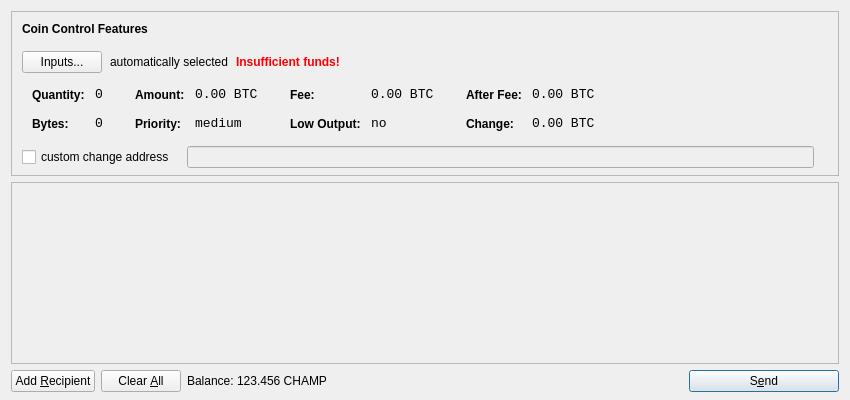
<?xml version="1.0" encoding="UTF-8"?>
<ui version="4.0">
 <class>SendCoinsDialog</class>
 <widget class="QDialog" name="SendCoinsDialog">
  <property name="geometry">
   <rect>
    <x>0</x>
    <y>0</y>
    <width>850</width>
    <height>400</height>
   </rect>
  </property>
  <property name="windowTitle">
   <string>Send Coins</string>
  </property>
  <layout class="QVBoxLayout" name="verticalLayout" stretch="0,1,0">
   <property name="bottomMargin">
    <number>8</number>
   </property>
   <item>
    <widget class="QFrame" name="frameCoinControl">
     <property name="sizePolicy">
      <sizepolicy hsizetype="Expanding" vsizetype="Expanding">
       <horstretch>0</horstretch>
       <verstretch>0</verstretch>
      </sizepolicy>
     </property>
     <property name="maximumSize">
      <size>
       <width>16777215</width>
       <height>16777215</height>
      </size>
     </property>
     <property name="frameShape">
      <enum>QFrame::StyledPanel</enum>
     </property>
     <property name="frameShadow">
      <enum>QFrame::Sunken</enum>
     </property>
     <layout class="QVBoxLayout" name="verticalLayoutCoinControl2">
      <property name="spacing">
       <number>-1</number>
      </property>
      <property name="leftMargin">
       <number>0</number>
      </property>
      <property name="topMargin">
       <number>0</number>
      </property>
      <property name="rightMargin">
       <number>0</number>
      </property>
      <property name="bottomMargin">
       <number>6</number>
      </property>
      <item>
       <layout class="QVBoxLayout" name="verticalLayoutCoinControl" stretch="0,0,0,0,1">
        <property name="spacing">
         <number>0</number>
        </property>
        <property name="leftMargin">
         <number>10</number>
        </property>
        <property name="topMargin">
         <number>10</number>
        </property>
        <item>
         <layout class="QHBoxLayout" name="horizontalLayoutCoinControl1">
          <property name="bottomMargin">
           <number>15</number>
          </property>
          <item>
           <widget class="QLabel" name="labelCoinControlFeatures">
            <property name="sizePolicy">
             <sizepolicy hsizetype="Preferred" vsizetype="Maximum">
              <horstretch>0</horstretch>
              <verstretch>0</verstretch>
             </sizepolicy>
            </property>
            <property name="font">
             <font>
              <weight>75</weight>
              <bold>true</bold>
             </font>
            </property>
            <property name="styleSheet">
             <string notr="true">font-weight:bold;</string>
            </property>
            <property name="text">
             <string>Coin Control Features</string>
            </property>
           </widget>
          </item>
         </layout>
        </item>
        <item>
         <layout class="QHBoxLayout" name="horizontalLayoutCoinControl2" stretch="0,0,0,0">
          <property name="spacing">
           <number>8</number>
          </property>
          <property name="bottomMargin">
           <number>10</number>
          </property>
          <item>
           <widget class="QPushButton" name="pushButtonCoinControl">
            <property name="styleSheet">
             <string notr="true"/>
            </property>
            <property name="text">
             <string>Inputs...</string>
            </property>
           </widget>
          </item>
          <item>
           <widget class="QLabel" name="labelCoinControlAutomaticallySelected">
            <property name="text">
             <string>automatically selected</string>
            </property>
            <property name="margin">
             <number>5</number>
            </property>
           </widget>
          </item>
          <item>
           <widget class="QLabel" name="labelCoinControlInsuffFunds">
            <property name="font">
             <font>
              <weight>75</weight>
              <bold>true</bold>
             </font>
            </property>
            <property name="styleSheet">
             <string notr="true">color:red;font-weight:bold;</string>
            </property>
            <property name="text">
             <string>Insufficient funds!</string>
            </property>
            <property name="margin">
             <number>5</number>
            </property>
           </widget>
          </item>
          <item>
           <spacer name="horizontalSpacerCoinControl">
            <property name="orientation">
             <enum>Qt::Horizontal</enum>
            </property>
            <property name="sizeHint" stdset="0">
             <size>
              <width>40</width>
              <height>1</height>
             </size>
            </property>
           </spacer>
          </item>
         </layout>
        </item>
        <item>
         <widget class="QWidget" name="widgetCoinControl" native="true">
          <property name="sizePolicy">
           <sizepolicy hsizetype="Preferred" vsizetype="Preferred">
            <horstretch>0</horstretch>
            <verstretch>0</verstretch>
           </sizepolicy>
          </property>
          <property name="minimumSize">
           <size>
            <width>0</width>
            <height>0</height>
           </size>
          </property>
          <property name="styleSheet">
           <string notr="true"/>
          </property>
          <layout class="QHBoxLayout" name="horizontalLayoutCoinControl5">
           <property name="margin">
            <number>0</number>
           </property>
           <item>
            <layout class="QHBoxLayout" name="horizontalLayoutCoinControl3" stretch="0,0,0,1">
             <property name="spacing">
              <number>20</number>
             </property>
             <property name="topMargin">
              <number>0</number>
             </property>
             <property name="bottomMargin">
              <number>10</number>
             </property>
             <item>
              <layout class="QFormLayout" name="formLayoutCoinControl1">
               <property name="horizontalSpacing">
                <number>10</number>
               </property>
               <property name="verticalSpacing">
                <number>14</number>
               </property>
               <property name="leftMargin">
                <number>10</number>
               </property>
               <property name="topMargin">
                <number>4</number>
               </property>
               <property name="rightMargin">
                <number>6</number>
               </property>
               <item row="0" column="0">
                <widget class="QLabel" name="labelCoinControlQuantityText">
                 <property name="styleSheet">
                  <string notr="true">font-weight:bold;</string>
                 </property>
                 <property name="text">
                  <string>Quantity:</string>
                 </property>
                 <property name="margin">
                  <number>0</number>
                 </property>
                </widget>
               </item>
               <item row="0" column="1">
                <widget class="QLabel" name="labelCoinControlQuantity">
                 <property name="font">
                  <font>
                   <family>Monospace</family>
                   <pointsize>10</pointsize>
                  </font>
                 </property>
                 <property name="cursor">
                  <cursorShape>IBeamCursor</cursorShape>
                 </property>
                 <property name="contextMenuPolicy">
                  <enum>Qt::ActionsContextMenu</enum>
                 </property>
                 <property name="text">
                  <string notr="true">0</string>
                 </property>
                 <property name="margin">
                  <number>0</number>
                 </property>
                 <property name="textInteractionFlags">
                  <set>Qt::LinksAccessibleByMouse|Qt::TextSelectableByKeyboard|Qt::TextSelectableByMouse</set>
                 </property>
                </widget>
               </item>
               <item row="1" column="0">
                <widget class="QLabel" name="labelCoinControlBytesText">
                 <property name="styleSheet">
                  <string notr="true">font-weight:bold;</string>
                 </property>
                 <property name="text">
                  <string>Bytes:</string>
                 </property>
                </widget>
               </item>
               <item row="1" column="1">
                <widget class="QLabel" name="labelCoinControlBytes">
                 <property name="font">
                  <font>
                   <family>Monospace</family>
                   <pointsize>10</pointsize>
                  </font>
                 </property>
                 <property name="cursor">
                  <cursorShape>IBeamCursor</cursorShape>
                 </property>
                 <property name="contextMenuPolicy">
                  <enum>Qt::ActionsContextMenu</enum>
                 </property>
                 <property name="text">
                  <string notr="true">0</string>
                 </property>
                 <property name="textInteractionFlags">
                  <set>Qt::LinksAccessibleByMouse|Qt::TextSelectableByKeyboard|Qt::TextSelectableByMouse</set>
                 </property>
                </widget>
               </item>
              </layout>
             </item>
             <item>
              <layout class="QFormLayout" name="formLayoutCoinControl2">
               <property name="horizontalSpacing">
                <number>10</number>
               </property>
               <property name="verticalSpacing">
                <number>14</number>
               </property>
               <property name="leftMargin">
                <number>6</number>
               </property>
               <property name="topMargin">
                <number>4</number>
               </property>
               <property name="rightMargin">
                <number>6</number>
               </property>
               <item row="0" column="0">
                <widget class="QLabel" name="labelCoinControlAmountText">
                 <property name="styleSheet">
                  <string notr="true">font-weight:bold;</string>
                 </property>
                 <property name="text">
                  <string>Amount:</string>
                 </property>
                 <property name="margin">
                  <number>0</number>
                 </property>
                </widget>
               </item>
               <item row="0" column="1">
                <widget class="QLabel" name="labelCoinControlAmount">
                 <property name="font">
                  <font>
                   <family>Monospace</family>
                   <pointsize>10</pointsize>
                  </font>
                 </property>
                 <property name="cursor">
                  <cursorShape>IBeamCursor</cursorShape>
                 </property>
                 <property name="contextMenuPolicy">
                  <enum>Qt::ActionsContextMenu</enum>
                 </property>
                 <property name="text">
                  <string notr="true">0.00 BTC</string>
                 </property>
                 <property name="textInteractionFlags">
                  <set>Qt::LinksAccessibleByMouse|Qt::TextSelectableByKeyboard|Qt::TextSelectableByMouse</set>
                 </property>
                </widget>
               </item>
               <item row="1" column="0">
                <widget class="QLabel" name="labelCoinControlPriorityText">
                 <property name="styleSheet">
                  <string notr="true">font-weight:bold;</string>
                 </property>
                 <property name="text">
                  <string>Priority:</string>
                 </property>
                </widget>
               </item>
               <item row="1" column="1">
                <widget class="QLabel" name="labelCoinControlPriority">
                 <property name="font">
                  <font>
                   <family>Monospace</family>
                   <pointsize>10</pointsize>
                  </font>
                 </property>
                 <property name="cursor">
                  <cursorShape>IBeamCursor</cursorShape>
                 </property>
                 <property name="contextMenuPolicy">
                  <enum>Qt::ActionsContextMenu</enum>
                 </property>
                 <property name="text">
                  <string>medium</string>
                 </property>
                 <property name="textInteractionFlags">
                  <set>Qt::LinksAccessibleByMouse|Qt::TextSelectableByKeyboard|Qt::TextSelectableByMouse</set>
                 </property>
                </widget>
               </item>
              </layout>
             </item>
             <item>
              <layout class="QFormLayout" name="formLayoutCoinControl3">
               <property name="horizontalSpacing">
                <number>10</number>
               </property>
               <property name="verticalSpacing">
                <number>14</number>
               </property>
               <property name="leftMargin">
                <number>6</number>
               </property>
               <property name="topMargin">
                <number>4</number>
               </property>
               <property name="rightMargin">
                <number>6</number>
               </property>
               <item row="0" column="0">
                <widget class="QLabel" name="labelCoinControlFeeText">
                 <property name="styleSheet">
                  <string notr="true">font-weight:bold;</string>
                 </property>
                 <property name="text">
                  <string>Fee:</string>
                 </property>
                 <property name="margin">
                  <number>0</number>
                 </property>
                </widget>
               </item>
               <item row="0" column="1">
                <widget class="QLabel" name="labelCoinControlFee">
                 <property name="font">
                  <font>
                   <family>Monospace</family>
                   <pointsize>10</pointsize>
                  </font>
                 </property>
                 <property name="cursor">
                  <cursorShape>IBeamCursor</cursorShape>
                 </property>
                 <property name="contextMenuPolicy">
                  <enum>Qt::ActionsContextMenu</enum>
                 </property>
                 <property name="text">
                  <string notr="true">0.00 BTC</string>
                 </property>
                 <property name="textInteractionFlags">
                  <set>Qt::LinksAccessibleByMouse|Qt::TextSelectableByKeyboard|Qt::TextSelectableByMouse</set>
                 </property>
                </widget>
               </item>
               <item row="1" column="0">
                <widget class="QLabel" name="labelCoinControlLowOutputText">
                 <property name="styleSheet">
                  <string notr="true">font-weight:bold;</string>
                 </property>
                 <property name="text">
                  <string>Low Output:</string>
                 </property>
                </widget>
               </item>
               <item row="1" column="1">
                <widget class="QLabel" name="labelCoinControlLowOutput">
                 <property name="font">
                  <font>
                   <family>Monospace</family>
                   <pointsize>10</pointsize>
                  </font>
                 </property>
                 <property name="cursor">
                  <cursorShape>IBeamCursor</cursorShape>
                 </property>
                 <property name="contextMenuPolicy">
                  <enum>Qt::ActionsContextMenu</enum>
                 </property>
                 <property name="text">
                  <string>no</string>
                 </property>
                 <property name="textInteractionFlags">
                  <set>Qt::LinksAccessibleByMouse|Qt::TextSelectableByKeyboard|Qt::TextSelectableByMouse</set>
                 </property>
                </widget>
               </item>
              </layout>
             </item>
             <item>
              <layout class="QFormLayout" name="formLayoutCoinControl4">
               <property name="horizontalSpacing">
                <number>10</number>
               </property>
               <property name="verticalSpacing">
                <number>14</number>
               </property>
               <property name="leftMargin">
                <number>6</number>
               </property>
               <property name="topMargin">
                <number>4</number>
               </property>
               <property name="rightMargin">
                <number>6</number>
               </property>
               <item row="0" column="0">
                <widget class="QLabel" name="labelCoinControlAfterFeeText">
                 <property name="styleSheet">
                  <string notr="true">font-weight:bold;</string>
                 </property>
                 <property name="text">
                  <string>After Fee:</string>
                 </property>
                 <property name="margin">
                  <number>0</number>
                 </property>
                </widget>
               </item>
               <item row="0" column="1">
                <widget class="QLabel" name="labelCoinControlAfterFee">
                 <property name="font">
                  <font>
                   <family>Monospace</family>
                   <pointsize>10</pointsize>
                  </font>
                 </property>
                 <property name="cursor">
                  <cursorShape>IBeamCursor</cursorShape>
                 </property>
                 <property name="contextMenuPolicy">
                  <enum>Qt::ActionsContextMenu</enum>
                 </property>
                 <property name="text">
                  <string notr="true">0.00 BTC</string>
                 </property>
                 <property name="textInteractionFlags">
                  <set>Qt::LinksAccessibleByMouse|Qt::TextSelectableByKeyboard|Qt::TextSelectableByMouse</set>
                 </property>
                </widget>
               </item>
               <item row="1" column="0">
                <widget class="QLabel" name="labelCoinControlChangeText">
                 <property name="styleSheet">
                  <string notr="true">font-weight:bold;</string>
                 </property>
                 <property name="text">
                  <string>Change:</string>
                 </property>
                </widget>
               </item>
               <item row="1" column="1">
                <widget class="QLabel" name="labelCoinControlChange">
                 <property name="font">
                  <font>
                   <family>Monospace</family>
                   <pointsize>10</pointsize>
                  </font>
                 </property>
                 <property name="cursor">
                  <cursorShape>IBeamCursor</cursorShape>
                 </property>
                 <property name="contextMenuPolicy">
                  <enum>Qt::ActionsContextMenu</enum>
                 </property>
                 <property name="text">
                  <string notr="true">0.00 BTC</string>
                 </property>
                 <property name="textInteractionFlags">
                  <set>Qt::LinksAccessibleByMouse|Qt::TextSelectableByKeyboard|Qt::TextSelectableByMouse</set>
                 </property>
                </widget>
               </item>
              </layout>
             </item>
            </layout>
           </item>
          </layout>
         </widget>
        </item>
        <item>
         <layout class="QHBoxLayout" name="horizontalLayoutCoinControl4" stretch="0,0,0">
          <property name="spacing">
           <number>12</number>
          </property>
          <property name="sizeConstraint">
           <enum>QLayout::SetDefaultConstraint</enum>
          </property>
          <property name="topMargin">
           <number>5</number>
          </property>
          <property name="rightMargin">
           <number>5</number>
          </property>
          <item>
           <widget class="QCheckBox" name="checkBoxCoinControlChange">
            <property name="text">
             <string>custom change address</string>
            </property>
           </widget>
          </item>
          <item>
           <widget class="QLineEdit" name="lineEditCoinControlChange">
            <property name="enabled">
             <bool>false</bool>
            </property>
            <property name="sizePolicy">
             <sizepolicy hsizetype="Expanding" vsizetype="Fixed">
              <horstretch>0</horstretch>
              <verstretch>0</verstretch>
             </sizepolicy>
            </property>
           </widget>
          </item>
          <item>
           <widget class="QLabel" name="labelCoinControlChangeLabel">
            <property name="sizePolicy">
             <sizepolicy hsizetype="Preferred" vsizetype="Expanding">
              <horstretch>0</horstretch>
              <verstretch>0</verstretch>
             </sizepolicy>
            </property>
            <property name="minimumSize">
             <size>
              <width>0</width>
              <height>0</height>
             </size>
            </property>
            <property name="text">
             <string/>
            </property>
            <property name="margin">
             <number>3</number>
            </property>
           </widget>
          </item>
         </layout>
        </item>
        <item>
         <spacer name="verticalSpacerCoinControl">
          <property name="orientation">
           <enum>Qt::Vertical</enum>
          </property>
          <property name="sizeHint" stdset="0">
           <size>
            <width>800</width>
            <height>1</height>
           </size>
          </property>
         </spacer>
        </item>
       </layout>
      </item>
     </layout>
    </widget>
   </item>
   <item>
    <widget class="QScrollArea" name="scrollArea">
     <property name="widgetResizable">
      <bool>true</bool>
     </property>
     <widget class="QWidget" name="scrollAreaWidgetContents">
      <property name="geometry">
       <rect>
        <x>0</x>
        <y>0</y>
        <width>830</width>
        <height>165</height>
       </rect>
      </property>
      <layout class="QVBoxLayout" name="verticalLayout_2">
       <property name="margin">
        <number>0</number>
       </property>
       <item>
        <layout class="QVBoxLayout" name="entries">
         <property name="spacing">
          <number>6</number>
         </property>
        </layout>
       </item>
       <item>
        <spacer name="verticalSpacer">
         <property name="orientation">
          <enum>Qt::Vertical</enum>
         </property>
         <property name="sizeHint" stdset="0">
          <size>
           <width>20</width>
           <height>40</height>
          </size>
         </property>
        </spacer>
       </item>
      </layout>
     </widget>
    </widget>
   </item>
   <item>
    <layout class="QHBoxLayout" name="horizontalLayout">
     <item>
      <widget class="QPushButton" name="addButton">
       <property name="toolTip">
        <string>Send to multiple recipients at once</string>
       </property>
       <property name="text">
        <string>Add &amp;Recipient</string>
       </property>
       <property name="icon">
        <iconset resource="../bitcoin.qrc">
         <normaloff>:/icons/add</normaloff>:/icons/add</iconset>
       </property>
       <property name="autoDefault">
        <bool>false</bool>
       </property>
      </widget>
     </item>
     <item>
      <widget class="QPushButton" name="clearButton">
       <property name="sizePolicy">
        <sizepolicy hsizetype="Minimum" vsizetype="Fixed">
         <horstretch>0</horstretch>
         <verstretch>0</verstretch>
        </sizepolicy>
       </property>
       <property name="toolTip">
        <string>Remove all transaction fields</string>
       </property>
       <property name="text">
        <string>Clear &amp;All</string>
       </property>
       <property name="icon">
        <iconset resource="../bitcoin.qrc">
         <normaloff>:/icons/remove</normaloff>:/icons/remove</iconset>
       </property>
       <property name="autoRepeatDelay">
        <number>300</number>
       </property>
       <property name="autoDefault">
        <bool>false</bool>
       </property>
      </widget>
     </item>
     <item>
      <layout class="QHBoxLayout" name="horizontalLayout_2">
       <property name="spacing">
        <number>3</number>
       </property>
       <item>
        <widget class="QLabel" name="label">
         <property name="text">
          <string>Balance:</string>
         </property>
        </widget>
       </item>
       <item>
        <widget class="QLabel" name="labelBalance">
         <property name="cursor">
          <cursorShape>IBeamCursor</cursorShape>
         </property>
         <property name="text">
          <string>123.456 CHAMP</string>
         </property>
         <property name="textInteractionFlags">
          <set>Qt::LinksAccessibleByMouse|Qt::TextSelectableByKeyboard|Qt::TextSelectableByMouse</set>
         </property>
        </widget>
       </item>
      </layout>
     </item>
     <item>
      <spacer name="horizontalSpacer">
       <property name="orientation">
        <enum>Qt::Horizontal</enum>
       </property>
       <property name="sizeHint" stdset="0">
        <size>
         <width>40</width>
         <height>20</height>
        </size>
       </property>
      </spacer>
     </item>
     <item>
      <widget class="QPushButton" name="sendButton">
       <property name="minimumSize">
        <size>
         <width>150</width>
         <height>0</height>
        </size>
       </property>
       <property name="toolTip">
        <string>Confirm the send action</string>
       </property>
       <property name="text">
        <string>S&amp;end</string>
       </property>
       <property name="icon">
        <iconset resource="../bitcoin.qrc">
         <normaloff>:/icons/send</normaloff>:/icons/send</iconset>
       </property>
       <property name="default">
        <bool>true</bool>
       </property>
      </widget>
     </item>
    </layout>
   </item>
  </layout>
 </widget>
 <resources>
  <include location="../bitcoin.qrc"/>
 </resources>
 <connections/>
</ui>
